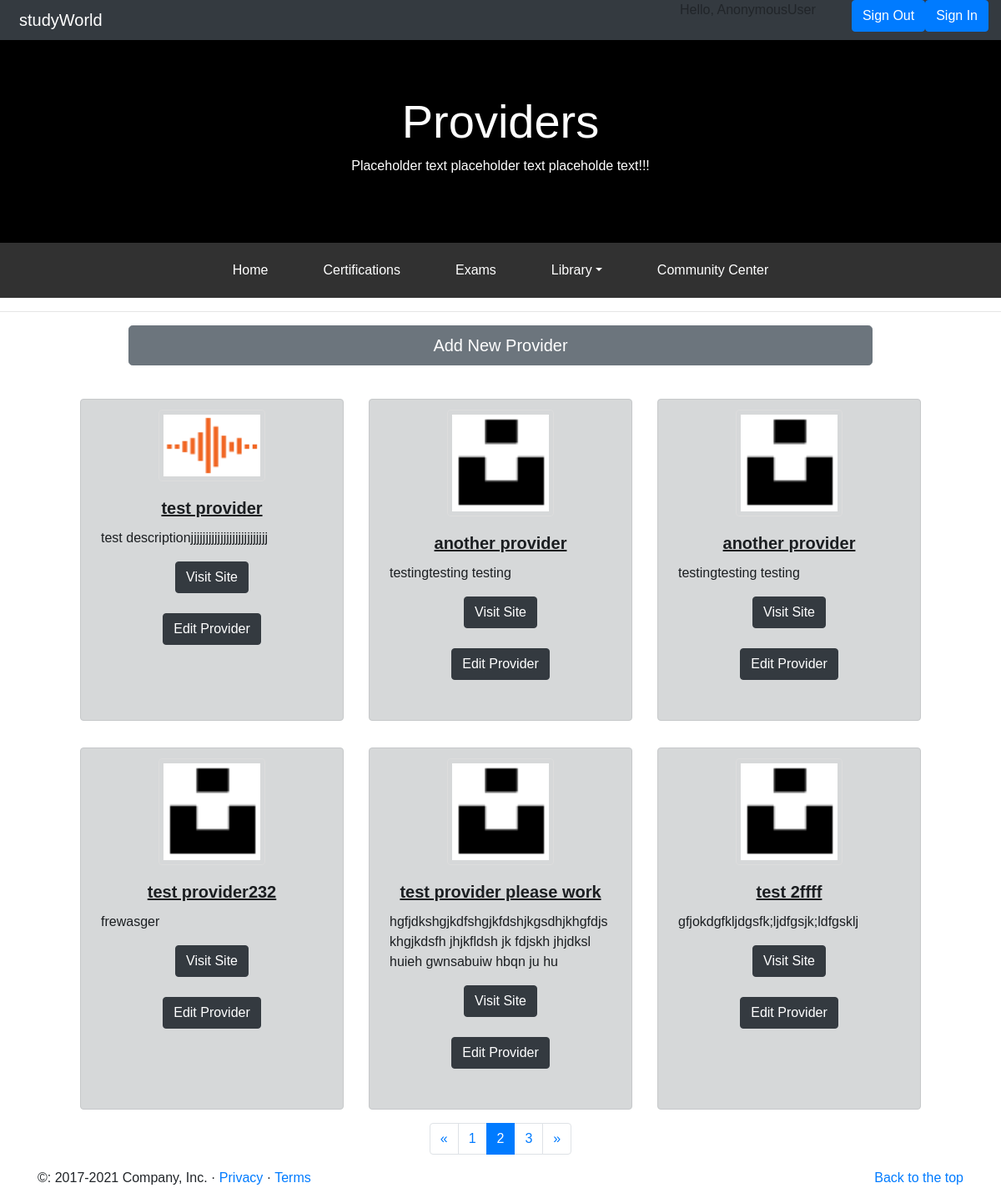
The page /providers/?page=2 on the database its author committed.
### providers/models.py (models this page shows, shortened)
class Providers(models.Model):
    name = models.CharField(max_length=50)
    description = models.CharField(max_length=200)
    url = models.CharField(max_length=50)
    logo = models.ImageField(upload_to='providers/images/', null=True)
    created = models.DateTimeField(auto_now_add=True)
    class Meta:
        ordering = ['created']

### providers/views.py (the view)
# urls.py: path('providers/', ProvidersListView.as_view(), name='providers-list'),
class ProvidersListView(ListView):
    paginate_by = 6
    model = Providers
    template_name = 'provider-list.html'

### providers/templates/provider-list.html (shortened to what this page needs)
{% extends "base.html" %}
{% load static %}
{% block scripts %}
    <link rel="stylesheet" type="text/css" href="{% static 'css/main.css' %}">
{% endblock scripts %}
{% block content %}
<div class="jumbotron jumbotron-fluid" id="jumbotron-resources">
  <div class="container">
      <h1 class="display-4 text-center">
          Providers
      </h1>
      <p class="text-center">
          Placeholder text placeholder text placeholde text!!!
      </p>
  </div>
</div>
{% include "navbar.html" %}
<hr>
<div class="row justify-content-center">
    <div class="col-lg-9">
        <a href="{% url 'providers:providers-create' %}" class="btn btn-secondary btn-lg btn-block">Add New Provider</a>
    </div>
</div>
<br>
<div class="provider-list px-5">
    <div class="row px-5">
        {% for obj in object_list %}
        <div class="col-lg-4 py-3">
            <div class="card alert alert-dark h-100 px-1">
                <img class="card-img-top providerlogo rounded mx-auto d-block" src="{{ obj.logo.url }}" alt="Provider Logo">
                <div class="card-body">
                    <h5 class="card-title text-center"><strong><u>{{obj.name}}</u></strong></h5>
                    <p class="card-text">{{obj.description}}</p>
                    <div class="d-flex justify-content-center">
                        <a  href="https://{{ obj.url }}" target="_blank" class="btn btn-dark">Visit Site</a>
                    </div>
                    <br>
                    <div class="d-flex justify-content-center">
                        <a  href="{% url 'providers:providers-update' name=obj.name %}" class="btn btn-dark">Edit Provider</a>
                    </div>
                </div>
            </div>
        </div>
        {% endfor %}
    </div>
</div>
<div class="container">
    <div class="row justify-content-center">
        <nav aria-label="Page navigation">
            <ul class="pagination">
            {% if page_obj.has_previous %}
                <li class="page-item">
                    <a class="page-link" href="?page=1" aria-label="Start">
                        <span aria-hidden="true">&laquo;</span>
                    </a>
                </li>
                <li class="page-item"><a class="page-link" href="?page={{ page_obj.previous_page_number }}">{{ page_obj.previous_page_number }}</a></li>
            {% else %}
            <li class="page-item disabled">
                <a class="page-link" href="?page=1" aria-label="Start">
                    <span aria-hidden="true">&laquo;</span>
                </a>
            </li>
            {% endif %}
            <li class="page-item active"><a class="page-link" href="?page={{ page_obj.number }}">{{ page_obj.number }}</a></li>
            {% if page_obj.has_next %}
                <li class="page-item"><a class="page-link" href="?page={{ page_obj.next_page_number }}">{{ page_obj.next_page_number }}</a></li>
                <li class="page-item">
                    <a class="page-link" href="?page={{ page_obj.paginator.num_pages }}" aria-label="Next">
                        <span aria-hidden="true">&raquo;</span>
                    </a>
                </li>
            {% else %}
                <li class="page-item disabled">
                    <a class="page-link" href="?page={{ page_obj.paginator.num_pages }}" aria-label="Next">
                        <span aria-hidden="true">&raquo;</span>
                    </a>
                </li>
            {% endif %}
            </ul>
        </nav>
    </div>
</div>
{% endblock content %}

### static/css/style.css (style rules this page uses)
body, html { height: 100%; margin: 0; font-family: Arial; }
.jumbotron { color: white; text-shadow: 3px 3px 8px #000000; margin-bottom: 0 !important; background: black; background-size: cover; }

### providers/static/css/main.css (style rules this page uses)
.providerlogo { border: 1px solid #ddd; border-radius: 4px; padding: 5px; max-width: 8em; }

### rows shown on the page
Providers: logo (picture), name "test provider", description "test descriptionjjjjjjjjjjjjjjjjjjjjjjjjjj"
Providers: logo (picture), name "another provider", description "testingtesting testing"
Providers: logo (picture), name "another provider", description "testingtesting testing"
Providers: logo (picture), name "test provider232", description "frewasger"
Providers: logo (picture), name "test provider please work", description "hgfjdkshgjkdfshgjkfdshjkgsdhjkhgfdjskhgjkdsfh jhjkfldsh jk fdjskh jhjdksl huieh gwnsabuiw hbqn ju hu"
Providers: logo (picture), name "test 2ffff", description "gfjokdgfkljdgsfk;ljdfgsjk;ldfgsklj"

### other values the page prints
{{ request.user }} "AnonymousUser"
{{ page_obj.previous_page_number }} "1"
{{ page_obj.number }} "2"
{{ page_obj.next_page_number }} "3"
